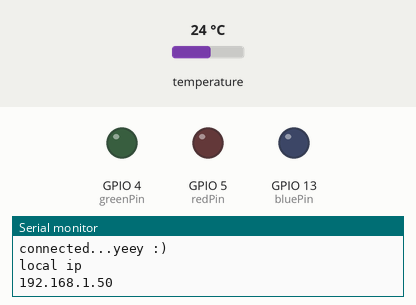
This sketch was run on a simulated ESP8266 (NodeMCU). Parts: output pins drawn as LEDs (lit = HIGH), the last lines printed to the serial monitor. Dashed ring = blinking. Inputs (shaded band) come from the test bench; at power-on: temperature 24 °C. WiFi joins after 1.5 s; servers stay silent unless stated; no MQTT or app messages arrive unless stated. At 6.7 s the program puts the board to deep sleep or switches it off; the recording ends there.

Above: at 2.5 s.
At 3.17 s:
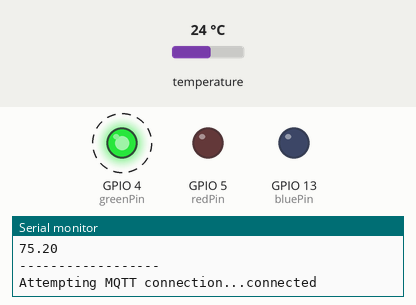
At 4.37 s:
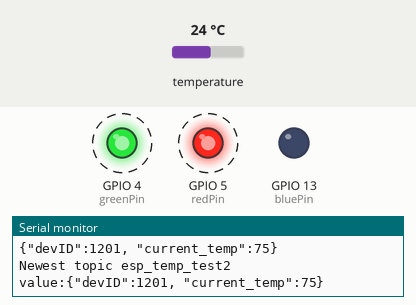
Timing chart, 0 to 5.1 s (numbered marks = the images above):
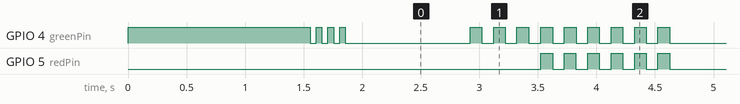

Measured:
- by itself, GPIO 4 (greenPin): goes 3 × (LOW 0.05 s, HIGH 0.05 s), LOW 1.1 s, 8 × (HIGH 0.10 s, LOW 0.10 s), HIGH 0.10 s, then LOW
- by itself, GPIO 5 (redPin): alternates HIGH for 0.10 s and LOW for 0.10 s, 12 changes in all, then stays LOW

The sketch:

VS_SC_V1.0.ino
```cpp
#include <FS.h>                   //this needs to be first, or it all crashes and burns...
#include <ESP8266WiFi.h>          //https://github.com/esp8266/Arduino
//needed for library
#include <DNSServer.h>
#include <ESP8266WebServer.h>
#include <WiFiManager.h>          //https://github.com/tzapu/WiFiManager
#include <PubSubClient.h>
#include <OneWire.h>
#include <DallasTemperature.h>
#include <Ticker.h>

#define mqtt_server "104.236.210.175" //fill this
//#define mqtt_server "159.203.102.9" //fill this
#define mqtt_user "" // no fill necessary
#define mqtt_password "" // no fill necessary
//#define topic1 "temp/temp1"
//#define topic1 "esp_temp_test3"
Ticker sleepTicker;


// THIS IS WHERE THINGS NEED TO BE DEFINED
//***************************************************************
#define topic1 "esp_temp_test2"
#define mqtt_client_name "1201" //dont change
//set the temp wire input here
#define MAX_LOOP_TIME_MS     15000


/*
 * FEATURES FOR THIS SCRIPT
 *
 * -added a wifi timeout so users have 90 seconds to connect before it resets
 *    -rational for this was that if a users wifi goes down, theres currently no way to have the device not connect as an AP if it notices the wifi is down
 *    -TODO fix this
 * -timeout in loop once connected to wifi
 * - temp sensor is usally sending out 185 as its first value, so changed that so it loops and checks again for new values
 * - if the temp sensor is not connected, the device will send -197 degrees. Changed this to 1000 so we can flag it when it happens
 *
 *
 * NOTE you MUST run this script on the chip with wifi.reset() uncommented to clear the EEPROM, then rerun it with that commented out
 * note you must also change the wifi at the bottom to edit the deviceID into it
 * TODO fix comment above
 *
 *
 *
 * LIFECYCLE OF APPLICATION
 *
 * STARTUP - LED GOES ORANGE
 * IF CONNECTS TO WIFI, BLINK GREEN
 * if doesnt connect, goes red
 * if loses connection to mqtt, blinks red
 * if timeout, goes red
 */


///the following pins work on the ESP8266 ESP-12 to read the temperature
//  14
// pin 2 works but wouldn't suggest it due to it being on the same side as ground, not vcc which needs a pullup resistor
// 13
//PLEASE NOTE THAT THE PINS THAT DON'T WORK BELOW MAY BE DUE TO A WIRING FLAW ... but i doubt it :)
// 12 DOES NOT WORK

 #define ONE_WIRE_BUS 14
OneWire oneWire(ONE_WIRE_BUS);
DallasTemperature sensors(&oneWire);
WiFiClient espClient;
PubSubClient client(espClient);
int deviceID = 1201;
String WiFiDevID = "test";


int redPin = 5;
int greenPin = 4;
// not using bluePin
int bluePin = 13;

/// layout for testing board
//int redArr[]= {0,255,0};
//int greenArr[] = {255,0,0};
//int blueArr[]= {0,0,255};


//int yellowArr[] = {255, 255, 0};
//int orangeArr[] = {40, 255, 0};
//int orangeArr[] = {128, 255, 0};
//int whiteArr[] = {255, 128, 0};
//int blackArr[] = {0,0,0};


int redArr[]= {255,0,0};
int greenArr[] = {0,255,0};
int blueArr[]= {0,0,255};
int yellowArr[] = {255, 255, 0};
//int orangeArr[] = {255, 40, 0};
int orangeArr[] = {255, 0, 0};
int whiteArr[] = {255, 128, 0};
int blackArr[] = {0,0,0};


char current_temp[32];
//this is in seconds

int sleepTimeS = 30;
//sleeptimeS_AP is for when the device doesn't connect to the network
int sleepTimeS_AP = 30;
int wifi_timeout = 90;

unsigned long startTime;


//NOTE TO CHECK WIFI.RESET SETTINGS DONT MESS THAT UP.
//ON FIRST PUSH MAKE SURE TO RUN RESET SETTINGS, THEN PUSH CODE AGAIN AND COMMENT THAT OUT.
//********************************************************


void setColor(int color[])
{
    int red;
    int green;
    int blue;

#ifdef COMMON_ANODE
    red = 255 - color[0];
    green = 255 - color[1];
    blue = 255 - color[2];

  #endif

    setColor1(color[0],color[1],color[2]);


}


void blink_lights(int light1[],int light2[], int counter, int time_delay){

   int i;
   for(i = 0; i < counter; i++){

    setColor(light1);
    delay(time_delay);
    setColor(light2);
    delay(time_delay);
     }
}


void setColor1(int red, int green, int blue)

  {
      #ifdef COMMON_ANODE
      red = 255 - red;
      green = 255 - green;
      blue = 255 - blue;
      #endif

      analogWrite(redPin, red);
      analogWrite(greenPin, green);
      analogWrite(bluePin, blue);
  }


void pubMQTT(String topic,String topic_val){
    Serial.print("Newest topic " + topic + " value:");
    Serial.println(String(topic_val).c_str());
    client.publish(topic.c_str(), String(topic_val).c_str(), true);
    blink_lights(yellowArr,blackArr,6,100);
}

void reconnect() {
    // Loop until we're reconnected
    while (!client.connected()) {
        Serial.print("Attempting MQTT connection...");
        // Attempt to connect
        if (client.connect(mqtt_client_name)) { //* See //NOTE below
            Serial.println("connected");
            blink_lights(greenArr,blackArr,3,100);
        } else {
            Serial.print("failed, rc=");
            Serial.print(client.state());

              blink_lights(redArr,blackArr,4,50);
                //ESP.deepSleep(sleepTimeS * 10000000,WAKE_RF_DEFAULT);

            Serial.println(" try again in 5 seconds");
            // Wait 5 seconds before retrying
            delay(1000);
        }
    }
}


void sleepyTime() {
  const int elapsed = millis() - startTime;
  Serial.println(millis());
  Serial.println(startTime);
  Serial.printf("Sleeping. Loop took %d ms\n", elapsed);
  if (elapsed >= MAX_LOOP_TIME_MS) {

    setColor(redArr);
    delay(2500);
   ESP.deepSleep(sleepTimeS * 10000000,WAKE_RF_DEFAULT);
   }
  // It can take a while for the ESP to actually go to sleep.
  // When   it wakes up we start again in setup().
  delay(5000);
}


void setup() {
    Serial.begin(115200);
  // put your setup code here, to run once:
  pinMode(redPin, OUTPUT);
  pinMode(greenPin, OUTPUT);
  pinMode(bluePin, OUTPUT);

  //SET THIS TO ORANGE IN PRODUCTION

  setColor(greenArr);

  WiFiManager wifiManager;


  // you have 90 seconds to connect or youre booted
  //TODO until I figure out a way to read connection variables being set, the device will turn into an AP if the wifi is down or youre not connected.
  //setting to 90 seconds now
  wifiManager.setTimeout(wifi_timeout);
  //exit after config instead of connecting

  wifiManager.setBreakAfterConfig(true);

  //reset settings - for testing


  /////////////////////RESET STUFF HERE//////////////////////////////////////


 //wifiManager.resetSettings();


 ///////////////////////////////////////////////////


  //tries to connect to last known settings
  //if it does not connect it starts an access point with the specified name
  //here  "AutoConnectAP" with password "password"
  //and goes into a blocking loop awaiting configuration
  //if (!wifiManager.autoConnect("AutoConnectAP1234")) {
    if (!wifiManager.autoConnect("Device1201")) {


    Serial.println("failed to connect, we should reset as see if it connects");
    blink_lights(redArr,blackArr,6,50);
    delay(1000);
    setColor(greenArr);
    //ESP.reset();
      //ESP.deepSleep(sleepTimeS_AP * 1000000,WAKE_RF_DEFAULT);
    delay(500);
  }
    wifiManager.autoConnect("1Device201");
    //wifiManager.autoConnect("AutoConnectAP1234");
  //if you get here you have connected to the WiFi
  Serial.println("connected...yeey :)");
    blink_lights(greenArr,blackArr,4,50);

//CONNECT TO WIFI GO GREEN

    //blink_lights(greenArr,blackArr,3,50);
    delay(200);
   // blink_lights(yellowArr,orangeArr,6,50);
    //blink_lights(whiteArr,blackArr,6,50);

  Serial.println("local ip");
  Serial.println(WiFi.localIP());
  client.setServer(mqtt_server, 1883);

}

void loop() {


      startTime = millis();
      sleepTicker.once_ms(16000, &sleepyTime);

      sensors.requestTemperatures(); // Send the command to get temperatures
      Serial.println("temp below");
      float temp_float = sensors.getTempFByIndex(0);
      Serial.println("first reading");
      Serial.println(temp_float);

        Serial.println("------------------");

       // on the first reading it spits out 185 degrees if it measures something, not sure why but just make it rerequest a value

     while(temp_float > 184.5 && temp_float < 185.5){
        //blink_lights(greenArr,redArr,4,50);\

       //Serial.println("temp not set yet");
        sensors.requestTemperatures(); // Send the command to get temperatures
      temp_float = sensors.getTempFByIndex(0);
      Serial.println(temp_float);

      }


      if (!client.connected()) {
        reconnect();
        }


    String temperature = dtostrf(temp_float, 4, 0, current_temp);
    temperature.trim();

    if (temperature == "-197"){
      temperature = "-1000";
    }


    String message_to_send1 = String("{\"devID\":") +
    String(deviceID) +
    ", \"current_temp\":" + temperature +
     + "}";

     Serial.println(message_to_send1);
    pubMQTT(topic1, message_to_send1);


    //Serial.println("i will go to sleep now");
    delay(2000);
   ESP.deepSleep(sleepTimeS * 1000000,WAKE_RF_DEFAULT);
   delay(100);
   Serial.println("this should not print");
    delay(4000);

}
```
